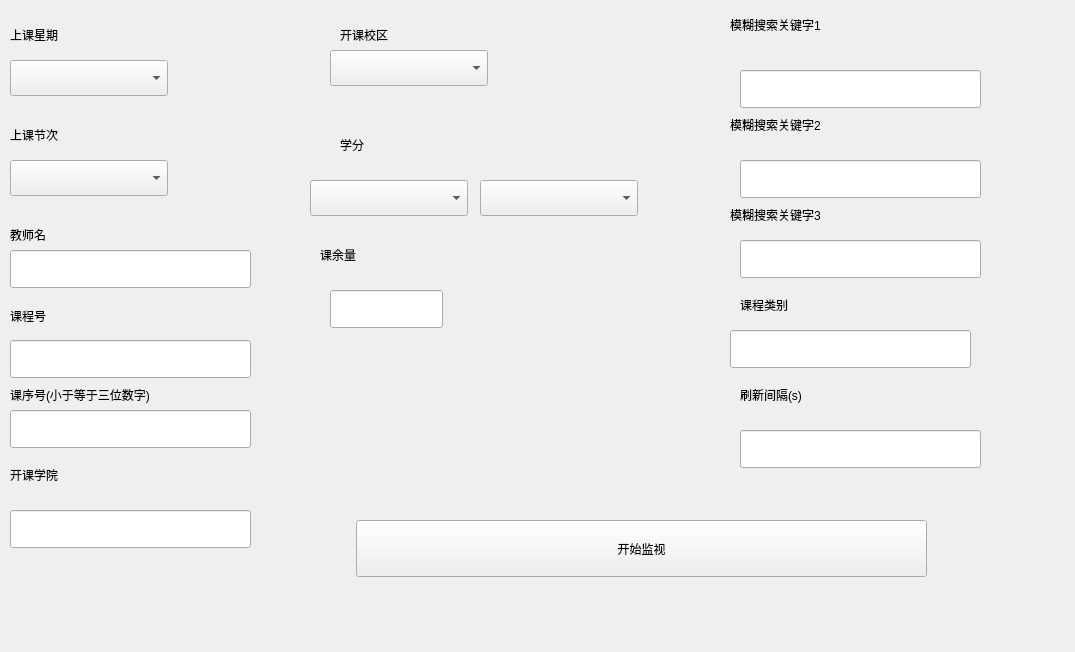
<?xml version="1.0" encoding="UTF-8"?>
<ui version="4.0">
 <class>Form</class>
 <widget class="QWidget" name="Form">
  <property name="geometry">
   <rect>
    <x>0</x>
    <y>0</y>
    <width>1075</width>
    <height>652</height>
   </rect>
  </property>
  <property name="windowTitle">
   <string>Form</string>
  </property>
  <widget class="QComboBox" name="comboBox">
   <property name="geometry">
    <rect>
     <x>10</x>
     <y>60</y>
     <width>158</width>
     <height>36</height>
    </rect>
   </property>
   <item>
    <property name="text">
     <string/>
    </property>
   </item>
   <item>
    <property name="text">
     <string>1</string>
    </property>
   </item>
   <item>
    <property name="text">
     <string>2</string>
    </property>
   </item>
   <item>
    <property name="text">
     <string>3</string>
    </property>
   </item>
   <item>
    <property name="text">
     <string>4</string>
    </property>
   </item>
   <item>
    <property name="text">
     <string>5</string>
    </property>
   </item>
   <item>
    <property name="text">
     <string>6</string>
    </property>
   </item>
   <item>
    <property name="text">
     <string>7</string>
    </property>
   </item>
  </widget>
  <widget class="QLabel" name="label">
   <property name="geometry">
    <rect>
     <x>10</x>
     <y>20</y>
     <width>135</width>
     <height>30</height>
    </rect>
   </property>
   <property name="text">
    <string>上课星期</string>
   </property>
  </widget>
  <widget class="QLabel" name="label_2">
   <property name="geometry">
    <rect>
     <x>10</x>
     <y>120</y>
     <width>135</width>
     <height>30</height>
    </rect>
   </property>
   <property name="text">
    <string>上课节次</string>
   </property>
  </widget>
  <widget class="QComboBox" name="comboBox_2">
   <property name="geometry">
    <rect>
     <x>10</x>
     <y>160</y>
     <width>158</width>
     <height>36</height>
    </rect>
   </property>
   <item>
    <property name="text">
     <string/>
    </property>
   </item>
   <item>
    <property name="text">
     <string>1</string>
    </property>
   </item>
   <item>
    <property name="text">
     <string>2</string>
    </property>
   </item>
   <item>
    <property name="text">
     <string>3</string>
    </property>
   </item>
   <item>
    <property name="text">
     <string>4</string>
    </property>
   </item>
   <item>
    <property name="text">
     <string>5</string>
    </property>
   </item>
   <item>
    <property name="text">
     <string>6</string>
    </property>
   </item>
  </widget>
  <widget class="QLabel" name="label_3">
   <property name="geometry">
    <rect>
     <x>10</x>
     <y>220</y>
     <width>135</width>
     <height>30</height>
    </rect>
   </property>
   <property name="text">
    <string>教师名</string>
   </property>
  </widget>
  <widget class="QLabel" name="label_4">
   <property name="geometry">
    <rect>
     <x>10</x>
     <y>300</y>
     <width>161</width>
     <height>31</height>
    </rect>
   </property>
   <property name="text">
    <string>课程号</string>
   </property>
  </widget>
  <widget class="QLabel" name="label_5">
   <property name="geometry">
    <rect>
     <x>10</x>
     <y>380</y>
     <width>431</width>
     <height>30</height>
    </rect>
   </property>
   <property name="text">
    <string>课序号(小于等于三位数字)</string>
   </property>
  </widget>
  <widget class="QLineEdit" name="lineEdit">
   <property name="geometry">
    <rect>
     <x>10</x>
     <y>250</y>
     <width>241</width>
     <height>38</height>
    </rect>
   </property>
  </widget>
  <widget class="QLineEdit" name="lineEdit_2">
   <property name="geometry">
    <rect>
     <x>10</x>
     <y>340</y>
     <width>241</width>
     <height>38</height>
    </rect>
   </property>
  </widget>
  <widget class="QLineEdit" name="lineEdit_3">
   <property name="geometry">
    <rect>
     <x>10</x>
     <y>410</y>
     <width>241</width>
     <height>38</height>
    </rect>
   </property>
  </widget>
  <widget class="QLineEdit" name="lineEdit_4">
   <property name="geometry">
    <rect>
     <x>10</x>
     <y>510</y>
     <width>241</width>
     <height>38</height>
    </rect>
   </property>
  </widget>
  <widget class="QLabel" name="label_6">
   <property name="geometry">
    <rect>
     <x>10</x>
     <y>460</y>
     <width>181</width>
     <height>30</height>
    </rect>
   </property>
   <property name="text">
    <string>开课学院</string>
   </property>
  </widget>
  <widget class="QLabel" name="label_7">
   <property name="geometry">
    <rect>
     <x>340</x>
     <y>20</y>
     <width>135</width>
     <height>30</height>
    </rect>
   </property>
   <property name="text">
    <string>开课校区</string>
   </property>
  </widget>
  <widget class="QComboBox" name="comboBox_3">
   <property name="geometry">
    <rect>
     <x>330</x>
     <y>50</y>
     <width>158</width>
     <height>36</height>
    </rect>
   </property>
   <item>
    <property name="text">
     <string/>
    </property>
   </item>
   <item>
    <property name="text">
     <string>青岛</string>
    </property>
   </item>
   <item>
    <property name="text">
     <string>软件</string>
    </property>
   </item>
   <item>
    <property name="text">
     <string>洪楼</string>
    </property>
   </item>
   <item>
    <property name="text">
     <string>中心</string>
    </property>
   </item>
   <item>
    <property name="text">
     <string>兴隆山</string>
    </property>
   </item>
   <item>
    <property name="text">
     <string>趵突泉</string>
    </property>
   </item>
  </widget>
  <widget class="QLabel" name="label_8">
   <property name="geometry">
    <rect>
     <x>730</x>
     <y>10</y>
     <width>321</width>
     <height>30</height>
    </rect>
   </property>
   <property name="text">
    <string>模糊搜索关键字1</string>
   </property>
  </widget>
  <widget class="QLabel" name="label_9">
   <property name="geometry">
    <rect>
     <x>730</x>
     <y>110</y>
     <width>321</width>
     <height>30</height>
    </rect>
   </property>
   <property name="text">
    <string>模糊搜索关键字2</string>
   </property>
  </widget>
  <widget class="QLabel" name="label_10">
   <property name="geometry">
    <rect>
     <x>730</x>
     <y>200</y>
     <width>321</width>
     <height>30</height>
    </rect>
   </property>
   <property name="text">
    <string>模糊搜索关键字3</string>
   </property>
  </widget>
  <widget class="QLabel" name="label_11">
   <property name="geometry">
    <rect>
     <x>340</x>
     <y>130</y>
     <width>135</width>
     <height>30</height>
    </rect>
   </property>
   <property name="text">
    <string>学分</string>
   </property>
  </widget>
  <widget class="QComboBox" name="comboBox_4">
   <property name="geometry">
    <rect>
     <x>310</x>
     <y>180</y>
     <width>158</width>
     <height>36</height>
    </rect>
   </property>
  </widget>
  <widget class="QComboBox" name="comboBox_5">
   <property name="geometry">
    <rect>
     <x>480</x>
     <y>180</y>
     <width>158</width>
     <height>36</height>
    </rect>
   </property>
  </widget>
  <widget class="QLabel" name="label_12">
   <property name="geometry">
    <rect>
     <x>740</x>
     <y>290</y>
     <width>135</width>
     <height>30</height>
    </rect>
   </property>
   <property name="text">
    <string>课程类别</string>
   </property>
  </widget>
  <widget class="QLineEdit" name="lineEdit_5">
   <property name="geometry">
    <rect>
     <x>730</x>
     <y>330</y>
     <width>241</width>
     <height>38</height>
    </rect>
   </property>
  </widget>
  <widget class="QLabel" name="label_13">
   <property name="geometry">
    <rect>
     <x>740</x>
     <y>380</y>
     <width>181</width>
     <height>30</height>
    </rect>
   </property>
   <property name="text">
    <string>刷新间隔(s)</string>
   </property>
  </widget>
  <widget class="QLineEdit" name="lineEdit_6">
   <property name="geometry">
    <rect>
     <x>740</x>
     <y>430</y>
     <width>241</width>
     <height>38</height>
    </rect>
   </property>
  </widget>
  <widget class="QLabel" name="label_14">
   <property name="geometry">
    <rect>
     <x>320</x>
     <y>240</y>
     <width>135</width>
     <height>30</height>
    </rect>
   </property>
   <property name="text">
    <string>课余量</string>
   </property>
  </widget>
  <widget class="QLineEdit" name="lineEdit_7">
   <property name="geometry">
    <rect>
     <x>330</x>
     <y>290</y>
     <width>113</width>
     <height>38</height>
    </rect>
   </property>
  </widget>
  <widget class="QPushButton" name="pushButton">
   <property name="geometry">
    <rect>
     <x>356</x>
     <y>520</y>
     <width>571</width>
     <height>57</height>
    </rect>
   </property>
   <property name="text">
    <string>开始监视</string>
   </property>
  </widget>
  <widget class="QLineEdit" name="lineEdit_8">
   <property name="geometry">
    <rect>
     <x>740</x>
     <y>70</y>
     <width>241</width>
     <height>38</height>
    </rect>
   </property>
  </widget>
  <widget class="QLineEdit" name="lineEdit_9">
   <property name="geometry">
    <rect>
     <x>740</x>
     <y>160</y>
     <width>241</width>
     <height>38</height>
    </rect>
   </property>
  </widget>
  <widget class="QLineEdit" name="lineEdit_10">
   <property name="geometry">
    <rect>
     <x>740</x>
     <y>240</y>
     <width>241</width>
     <height>38</height>
    </rect>
   </property>
  </widget>
 </widget>
 <resources/>
 <connections>
  <connection>
   <sender>pushButton</sender>
   <signal>clicked()</signal>
   <receiver>Form</receiver>
   <slot>startmonitor()</slot>
   <hints>
    <hint type="sourcelabel">
     <x>530</x>
     <y>529</y>
    </hint>
    <hint type="destinationlabel">
     <x>500</x>
     <y>608</y>
    </hint>
   </hints>
  </connection>
 </connections>
 <slots>
  <slot>startmonitor()</slot>
 </slots>
</ui>
